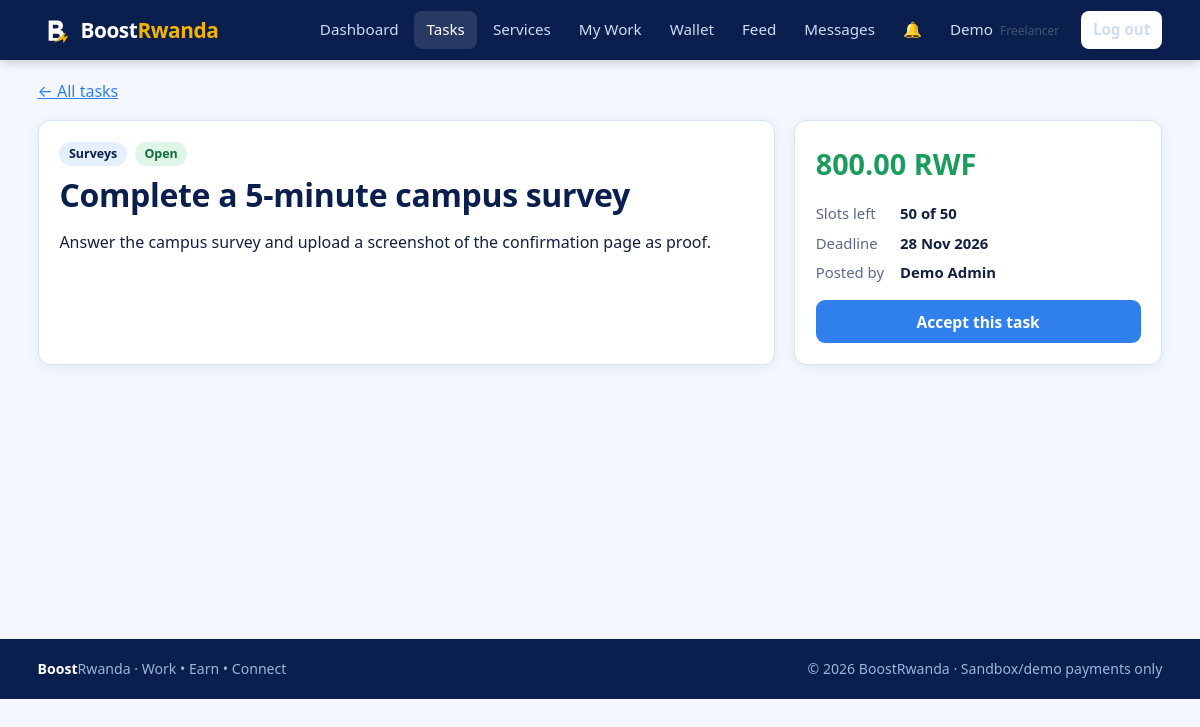
The page /tasks/details.php?id=2 (signed in) on the database its author committed.
### tables this page shows
CREATE TABLE users (
  id            INT UNSIGNED AUTO_INCREMENT PRIMARY KEY,
  member_id     VARCHAR(12)  NULL UNIQUE,                  
  full_name     VARCHAR(100) NOT NULL,
  student_id    VARCHAR(30)  NULL,                          
  email         VARCHAR(150) NOT NULL UNIQUE,
  phone         VARCHAR(20)  NOT NULL,
  password_hash VARCHAR(255) NOT NULL,                      
  role          ENUM('member','freelancer','advertiser','admin','school') NOT NULL DEFAULT 'member',
  status        ENUM('active','suspended') NOT NULL DEFAULT 'active',
  created_at    TIMESTAMP NOT NULL DEFAULT CURRENT_TIMESTAMP,
  last_login    DATETIME NULL,
  INDEX idx_users_role (role),
  INDEX idx_users_status (status),
  INDEX idx_users_student (student_id)
);

CREATE TABLE tasks (
  id          INT UNSIGNED AUTO_INCREMENT PRIMARY KEY,
  creator_id  INT UNSIGNED NOT NULL,
  category_id INT UNSIGNED NOT NULL,
  title       VARCHAR(150) NOT NULL,
  description TEXT NOT NULL,
  reward      DECIMAL(12,2) NOT NULL,
  slots       INT UNSIGNED NOT NULL DEFAULT 1,              
  status      ENUM('open','closed') NOT NULL DEFAULT 'open',
  deadline    DATE NULL,
  created_at  TIMESTAMP NOT NULL DEFAULT CURRENT_TIMESTAMP,
  FOREIGN KEY (creator_id)  REFERENCES users(id),
  FOREIGN KEY (category_id) REFERENCES categories(id),
  INDEX idx_tasks_status (status),
  INDEX idx_tasks_category (category_id),
  FULLTEXT KEY ft_tasks (title, description)
);

CREATE TABLE categories (
  id   INT UNSIGNED AUTO_INCREMENT PRIMARY KEY,
  name VARCHAR(60) NOT NULL,
  type ENUM('task','service') NOT NULL,
  UNIQUE KEY uq_category (name, type)
);

### config/database.php (called while the page is built, shortened)
<?php
function db(): PDO
{
    static $pdo = null;
    if ($pdo === null) {
        $c = app_config()['db'];
        $dsn = "mysql:host={$c['host']};dbname={$c['name']};charset={$c['charset']}";
        try {
            $pdo = new PDO($dsn, $c['user'], $c['pass'], [
                PDO::ATTR_ERRMODE            => PDO::ERRMODE_EXCEPTION,
                PDO::ATTR_DEFAULT_FETCH_MODE => PDO::FETCH_ASSOC,
                PDO::ATTR_EMULATE_PREPARES   => false,
            ]);
        } catch (PDOException $e) {
            error_log('DB connection failed: ' . $e->getMessage());
            http_response_code(500);
            exit('Database connection failed. Check config/config.php and that MySQL is running.');
        }
    }
    return $pdo;
}
function q(string $sql, array $params = []): PDOStatement
{
    $st = db()->prepare($sql);
    $st->execute($params);
    return $st;
}
function fetch_one(string $sql, array $params = []): ?array { $r = q($sql, $params)->fetch(); return $r ?: null; }

### includes/auth.php (called while the page is built, shortened)
<?php
function current_user(): ?array
{
    static $user = false;
    if ($user === false) {
        $user = null;
        if (!empty($_SESSION['user_id'])) {
            $u = fetch_one('SELECT id, member_id, full_name, email, phone, role, status FROM users WHERE id=?', [$_SESSION['user_id']]);
            if ($u && $u['status'] === 'active') { $user = $u; } else { unset($_SESSION['user_id']); }
        }
    }
    return $user;
}
function role_home(string $role): string
{
    return ['admin' => 'admin/dashboard.php', 'school' => 'school/dashboard.php',
            'advertiser' => 'advertiser/dashboard.php'][$role] ?? 'user/dashboard.php';
}
function require_login(): array
{
    $u = current_user();
    return $u;
}
function require_role(array $roles): array
{
    $u = require_login();
    return $u;
}

### config/config.php (called while the page is built)
<?php
return [
    'app_name'  => 'BoostRwanda',
    'base_url'  => '/BoostRwanda',
    'currency'  => 'RWF',
    'debug'     => false,
    'db' => [
        'host'    => '127.0.0.1',
        'name'    => 'boostrwanda_db',
        'user'    => 'root',
        'pass'    => '',
        'charset' => 'utf8mb4',
    ],
    'upload_max_bytes' => 2 * 1024 * 1024,
    'upload_allowed'   => [
        'jpg' => 'image/jpeg', 'jpeg' => 'image/jpeg',
        'png' => 'image/png',  'pdf'  => 'application/pdf',
    ],
    'max_login_attempts' => 5,
    'lockout_minutes'    => 15,
    'session_idle_secs'  => 7200,
    'payment' => [
        'mode'           => 'sandbox',
        'webhook_secret' => 'change-me-sandbox-secret',
    ],
];

### includes/bootstrap.php (called while the page is built, shortened)
<?php
function app_config(): array
{
    static $cfg = null;
    if ($cfg === null) { $cfg = require ROOT_PATH . '/config/config.php'; }
    return $cfg;
}
require_once ROOT_PATH . '/config/database.php';
require_once ROOT_PATH . '/includes/functions.php';
require_once ROOT_PATH . '/includes/auth.php';

### tasks/details.php (the view, shortened to what this page needs)
<?php
require_once __DIR__ . '/../includes/bootstrap.php';
$user = require_role(['member', 'freelancer', 'admin']);
$uid = (int)$user['id'];
$id = (int)($_GET['id'] ?? 0);
$task = fetch_one('SELECT t.*, c.name AS category, u.full_name AS creator,
                     (SELECT COUNT(*) FROM task_submissions s WHERE s.task_id=t.id) AS taken
                   FROM tasks t JOIN categories c ON c.id=t.category_id JOIN users u ON u.id=t.creator_id WHERE t.id=?', [$id]);
$mine = in_array($user['role'], ['member', 'freelancer'], true)
    ? fetch_one('SELECT * FROM task_submissions WHERE task_id=? AND user_id=?', [$id, $uid]) : null;
$left = max(0, (int)$task['slots'] - (int)$task['taken']);
$expired = $task['deadline'] && $task['deadline'] < date('Y-m-d');
include __DIR__ . '/../includes/header.php';
?>
<div class="container">
  <p style="margin-top:1.2rem"><a href="<?= e(url('tasks/index.php')) ?>">&larr; All tasks</a></p>
  <div class="detail-grid">
    <div class="card">
      <div class="meta" style="margin-bottom:.6rem"><span class="badge"><?= e($task['category']) ?></span><?= status_badge($task['status']) ?></div>
      <h1><?= e($task['title']) ?></h1>
      <p class="pre"><?= e($task['description']) ?></p>
    </div>
    <aside>
      <div class="card">
        <div class="reward" style="font-size:1.8rem"><?= e(money($task['reward'])) ?></div>
        <dl class="kv" style="margin:1rem 0">
          <dt>Slots left</dt><dd><?= $left ?> of <?= (int)$task['slots'] ?></dd>
          <dt>Deadline</dt><dd><?= e($task['deadline'] ? fmt_date($task['deadline'], false) : 'None') ?></dd>
          <dt>Posted by</dt><dd><?= e($task['creator']) ?></dd>
        </dl>
        <?php if ($user['role'] === 'admin'): ?>
          <a class="btn btn-outline btn-block" href="<?= e(url('tasks/create.php?id=' . $id)) ?>">Edit task</a>
          <a class="btn btn-navy btn-block" style="margin-top:.5rem" href="<?= e(url('tasks/submissions.php?task_id=' . $id)) ?>">Review submissions</a>
        <?php elseif ($task['status'] === 'open' && $left > 0 && !$expired): ?>
          <form method="post"><?= csrf_field() ?><button class="btn btn-primary btn-block" type="submit">Accept this task</button></form>
        <?php else: ?><div class="alert alert-warning" style="margin:0">This task is not available.</div><?php endif; ?>
      </div>
    </aside>
  </div>
</div>
<?php include __DIR__ . '/../includes/footer.php'; ?>

### includes/navbar.php (shortened to what this page needs)
<?php
$__links = [];
if ($__u) {
    switch ($__u['role']) {
        default:
            $__links = ['user/dashboard.php' => 'Dashboard', 'tasks/index.php' => 'Tasks', 'services/index.php' => 'Services',
                        'tasks/submissions.php' => 'My Work', 'wallet/index.php' => 'Wallet',
                        'social/index.php' => 'Feed', 'messages/index.php' => 'Messages'];
    }
}
$__here = ltrim(str_replace(rtrim(app_config()['base_url'], '/'), '', parse_url($_SERVER['REQUEST_URI'], PHP_URL_PATH)), '/');
$__active = array_key_exists($__here, $__links) ? $__here : null;
if (!$__active) { foreach (array_keys($__links) as $__p) { if (strpos($__here, dirname($__p) . '/') === 0) { $__active = $__p; break; } } }
?>
<header class="topbar">
  <div class="container topbar-inner">
    <a class="brand" href="<?= e(url($__u ? role_home($__u['role']) : '')) ?>">
      <img src="<?= e(url('assets/images/logo.svg')) ?>" alt="" width="34" height="34">
      <span>Boost<b>Rwanda</b></span>
    </a>
    <nav id="nav" class="nav">
      <?php foreach ($__links as $path => $label): ?>
        <a class="<?= $path === $__active ? 'active' : '' ?>" href="<?= e(url($path)) ?>"><?= e($label) ?></a>
      <?php endforeach; ?>
      <?php if ($__u): ?>
        <a class="bell" href="<?= e(url('user/notifications.php')) ?>" title="Notifications">&#128276;<span id="notif-count" class="count" <?= ($n = unread_notifications((int)$__u['id'])) ? '' : 'hidden' ?>><?= (int)$n ?></span></a>
        <a href="<?= e(url('user/profile.php')) ?>" class="nav-user"><?= e(explode(' ', $__u['full_name'])[0]) ?> <small><?= e($__u['role']) ?></small></a>
        <a class="btn btn-light btn-sm" href="<?= e(url('auth/logout.php')) ?>">Log out</a>
      <?php else: ?>
        <a href="<?= e(url('auth/login.php')) ?>">Log in</a>
        <a class="btn btn-gold btn-sm" href="<?= e(url('auth/register.php')) ?>">Join free</a>
      <?php endif; ?>
    </nav>
  </div>
</header>

### includes/functions.php (shortened to what this page needs)
<?php
function e($v): string { return htmlspecialchars((string)$v, ENT_QUOTES | ENT_SUBSTITUTE, 'UTF-8'); }
function url(string $path = ''): string { return rtrim(app_config()['base_url'], '/') . '/' . ltrim($path, '/'); }
function money($n): string { return number_format((float)$n, 2) . ' ' . app_config()['currency']; }
function fmt_date($d, bool $time = true): string { return $d ? date($time ? 'd M Y, H:i' : 'd M Y', strtotime($d)) : '-'; }
function status_badge(string $s): string { return '<span class="badge badge-' . e($s) . '">' . e(ucfirst(str_replace('_', ' ', $s))) . '</span>'; }

### assets/css/style.css (style rules this page uses)
:root { --navy:#0a1f4d; --navy-2:#13306e; --blue:#2f80ed; --sky:#e6f0fc; --sky-2:#cfe2fa; --gold:#f5b301; --ink:#122042; --muted:#5b6a8a; --line:#d9e3f3; --bg:#f4f8fe; --white:#fff; --ok:#1a9d5c; --warn:#d98a00; --bad:#d6393b; --radius:12px; --shadow:0 2px 14px rgba(10,31,77,.08); font-family:"Segoe UI",system-ui,-apple-system,Roboto,Arial,sans-serif; }
* { box-sizing:border-box }
html { scroll-behavior:smooth }
body { margin:0;background:var(--bg);color:var(--ink);line-height:1.55;font-size:16px }
h1,h2,h3 { line-height:1.2;color:var(--navy);margin:0 0 .5em;letter-spacing:-.01em }
h1 { font-size:2rem }
a { color:var(--blue) }
img { max-width:100% }
p { margin:0 0 1em }
small,.muted { color:var(--muted) }
.container { width:100%;max-width:1160px;margin:0 auto;padding:0 1.1rem }
.topbar { background:var(--navy);color:#fff;position:sticky;top:0;z-index:50;box-shadow:0 2px 10px rgba(0,0,0,.2) }
.topbar-inner { display:flex;align-items:center;justify-content:space-between;gap:1rem;min-height:60px }
.brand { display:flex;align-items:center;gap:.55rem;color:#fff;text-decoration:none;font-size:1.3rem;font-weight:700;letter-spacing:-.02em }
.brand b { color:var(--gold) }
.nav { display:flex;align-items:center;gap:.25rem;flex-wrap:wrap }
.nav>a { color:#cfdcf5;text-decoration:none;padding:.45rem .75rem;border-radius:8px;font-size:.95rem }
.nav>a:hover,.nav>a.active { background:rgba(255,255,255,.12);color:#fff }
.nav .btn { margin-left:.35rem }
.nav-user small { opacity:.7;font-size:.75rem;margin-left:.2rem;text-transform:capitalize }
.bell { position:relative }
.btn { display:inline-block;border:0;border-radius:9px;padding:.65rem 1.2rem;font-size:.97rem;font-weight:600;cursor:pointer;text-decoration:none;font-family:inherit;transition:transform .08s,filter .15s }
.btn-primary { background:var(--blue);color:#fff }
.btn-light { background:#fff;color:var(--navy) }
.btn-sm { padding:.35rem .8rem;font-size:.85rem }
.btn-block { display:block;width:100%;text-align:center }
.card { background:#fff;border:1px solid var(--line);border-radius:var(--radius);padding:1.3rem;box-shadow:var(--shadow);margin-bottom:1.2rem }
.badge { display:inline-block;padding:.15rem .6rem;border-radius:20px;font-size:.78rem;font-weight:600;background:var(--sky);color:var(--navy);white-space:nowrap }
.badge-open,.badge-active,.badge-approved,.badge-completed,.badge-confirmed,.badge-visible,.badge-resolved { background:#dff5e8;color:#136b3f }
.reward { font-weight:800;color:var(--ok);font-size:1.1rem }
.meta { display:flex;gap:.5rem;flex-wrap:wrap;font-size:.82rem;color:var(--muted) }
.pre { white-space:pre-wrap;word-wrap:break-word }

### assets/css/dashboard.css (style rules this page uses)
.detail-grid { display:grid;grid-template-columns:2fr 1fr;gap:1.2rem }
.kv { display:grid;grid-template-columns:auto 1fr;gap:.4rem 1rem;font-size:.93rem }
.kv dt { color:var(--muted) }
.kv dd { margin:0;font-weight:600 }

### rows shown on the page
users: full_name "Demo", role "Freelancer"
tasks: category.name "Surveys", status "Open", title "Complete a 5-minute campus survey", description "Answer the campus survey and upload a screenshot of the confirmation page as proof.", reward "800.00 RWF", slots "50", deadline "28 Nov 2026", creator.full_name "Demo Admin"

### other values the page prints
$label "Dashboard"
$label "Tasks"
$label "Services"
$label "My Work"
$label "Wallet"
$label "Feed"
$label "Messages"
